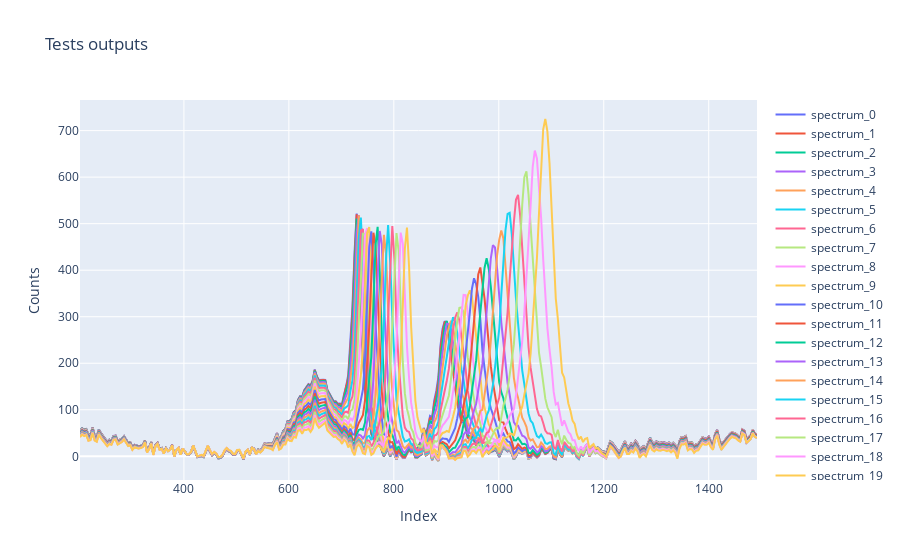

Here is the notebook cell this chart was saved with:
### Code cell
fig = go.Figure()

# Plotting each array using add_trace
x_array = 'index'
col_names = df.columns.to_list()[1:]
for col in col_names:
    fig.add_trace(go.Scatter(x=df[x_array], y=df[col], mode='lines', name=col))

# Update layout (optional): Adding titles, axis labels, etc.
fig.update_layout(
    title='Tests outputs',
    xaxis=dict(title='Index'),
    yaxis=dict(title='Counts')
)

# Show the plot
fig.show()

### Figure 1 — Plotly figure (JSON) as saved in the notebook; plotly's stock layout.template omitted (floating-point values rounded to 4 significant figures; data arrays with more than 128 entries replaced by an {"elided": "..."} marker saying what was removed)
{"data": [{"mode": "lines", "name": "spectrum_0", "type": "scatter", "x": {"elided": "324 float values"}, "y": {"elided": "324 float values"}}, {"mode": "lines", "name": "spectrum_1", "type": "scatter", "x": {"elided": "324 float values"}, "y": {"elided": "324 float values"}}, {"mode": "lines", "name": "spectrum_2", "type": "scatter", "x": {"elided": "324 float values"}, "y": {"elided": "324 float values"}}, {"mode": "lines", "name": "spectrum_3", "type": "scatter", "x": {"elided": "324 float values"}, "y": {"elided": "324 float values"}}, {"mode": "lines", "name": "spectrum_4", "type": "scatter", "x": {"elided": "324 float values"}, "y": {"elided": "324 float values"}}, {"mode": "lines", "name": "spectrum_5", "type": "scatter", "x": {"elided": "324 float values"}, "y": {"elided": "324 float values"}}, {"mode": "lines", "name": "spectrum_6", "type": "scatter", "x": {"elided": "324 float values"}, "y": {"elided": "324 float values"}}, {"mode": "lines", "name": "spectrum_7", "type": "scatter", "x": {"elided": "324 float values"}, "y": {"elided": "324 float values"}}, {"mode": "lines", "name": "spectrum_8", "type": "scatter", "x": {"elided": "324 float values"}, "y": {"elided": "324 float values"}}, {"mode": "lines", "name": "spectrum_9", "type": "scatter", "x": {"elided": "324 float values"}, "y": {"elided": "324 float values"}}, {"mode": "lines", "name": "spectrum_10", "type": "scatter", "x": {"elided": "324 float values"}, "y": {"elided": "324 float values"}}, {"mode": "lines", "name": "spectrum_11", "type": "scatter", "x": {"elided": "324 float values"}, "y": {"elided": "324 float values"}}, {"mode": "lines", "name": "spectrum_12", "type": "scatter", "x": {"elided": "324 float values"}, "y": {"elided": "324 float values"}}, {"mode": "lines", "name": "spectrum_13", "type": "scatter", "x": {"elided": "324 float values"}, "y": {"elided": "324 float values"}}, {"mode": "lines", "name": "spectrum_14", "type": "scatter", "x": {"elided": "324 float values"}, "y": {"elided": "324 float values"}}, {"mode": "lines", "name": "spectrum_15", "type": "scatter", "x": {"elided": "324 float values"}, "y": {"elided": "324 float values"}}, {"mode": "lines", "name": "spectrum_16", "type": "scatter", "x": {"elided": "324 float values"}, "y": {"elided": "324 float values"}}, {"mode": "lines", "name": "spectrum_17", "type": "scatter", "x": {"elided": "324 float values"}, "y": {"elided": "324 float values"}}, {"mode": "lines", "name": "spectrum_18", "type": "scatter", "x": {"elided": "324 float values"}, "y": {"elided": "324 float values"}}, {"mode": "lines", "name": "spectrum_19", "type": "scatter", "x": {"elided": "324 float values"}, "y": {"elided": "324 float values"}}], "layout": {"title": {"text": "Tests outputs"}, "xaxis": {"title": {"text": "Index"}}, "yaxis": {"title": {"text": "Counts"}}}}
